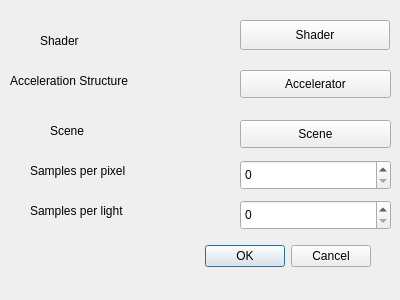
<?xml version="1.0" encoding="UTF-8"?>
<ui version="4.0">
 <class>Config</class>
 <widget class="QDialog" name="Config">
  <property name="geometry">
   <rect>
    <x>0</x>
    <y>0</y>
    <width>400</width>
    <height>300</height>
   </rect>
  </property>
  <property name="windowTitle">
   <string>Dialog</string>
  </property>
  <widget class="QDialogButtonBox" name="buttonBox">
   <property name="geometry">
    <rect>
     <x>30</x>
     <y>240</y>
     <width>341</width>
     <height>32</height>
    </rect>
   </property>
   <property name="orientation">
    <enum>Qt::Horizontal</enum>
   </property>
   <property name="standardButtons">
    <set>QDialogButtonBox::Cancel|QDialogButtonBox::Ok</set>
   </property>
  </widget>
  <widget class="QToolButton" name="shaderButton">
   <property name="geometry">
    <rect>
     <x>240</x>
     <y>20</y>
     <width>150</width>
     <height>30</height>
    </rect>
   </property>
   <property name="acceptDrops">
    <bool>false</bool>
   </property>
   <property name="text">
    <string>Shader</string>
   </property>
   <property name="autoRepeatDelay">
    <number>300</number>
   </property>
   <property name="autoRepeatInterval">
    <number>100</number>
   </property>
   <property name="popupMode">
    <enum>QToolButton::InstantPopup</enum>
   </property>
  </widget>
  <widget class="QLabel" name="shaderLabel">
   <property name="geometry">
    <rect>
     <x>40</x>
     <y>30</y>
     <width>61</width>
     <height>21</height>
    </rect>
   </property>
   <property name="text">
    <string>Shader</string>
   </property>
  </widget>
  <widget class="QLabel" name="acceleratorLabel">
   <property name="geometry">
    <rect>
     <x>10</x>
     <y>70</y>
     <width>191</width>
     <height>21</height>
    </rect>
   </property>
   <property name="text">
    <string>Acceleration Structure</string>
   </property>
  </widget>
  <widget class="QToolButton" name="acceleratorButton">
   <property name="geometry">
    <rect>
     <x>240</x>
     <y>70</y>
     <width>151</width>
     <height>28</height>
    </rect>
   </property>
   <property name="text">
    <string>Accelerator</string>
   </property>
   <property name="popupMode">
    <enum>QToolButton::InstantPopup</enum>
   </property>
  </widget>
  <widget class="QLabel" name="sceneLabel">
   <property name="geometry">
    <rect>
     <x>50</x>
     <y>120</y>
     <width>61</width>
     <height>21</height>
    </rect>
   </property>
   <property name="text">
    <string>Scene</string>
   </property>
  </widget>
  <widget class="QToolButton" name="sceneButton">
   <property name="geometry">
    <rect>
     <x>240</x>
     <y>120</y>
     <width>151</width>
     <height>28</height>
    </rect>
   </property>
   <property name="text">
    <string>Scene</string>
   </property>
   <property name="popupMode">
    <enum>QToolButton::InstantPopup</enum>
   </property>
  </widget>
  <widget class="QSpinBox" name="sppSpinBox">
   <property name="geometry">
    <rect>
     <x>240</x>
     <y>160</y>
     <width>151</width>
     <height>30</height>
    </rect>
   </property>
  </widget>
  <widget class="QLabel" name="sppLabel">
   <property name="geometry">
    <rect>
     <x>30</x>
     <y>160</y>
     <width>161</width>
     <height>21</height>
    </rect>
   </property>
   <property name="text">
    <string>Samples per pixel</string>
   </property>
  </widget>
  <widget class="QLabel" name="splLabel">
   <property name="geometry">
    <rect>
     <x>30</x>
     <y>200</y>
     <width>161</width>
     <height>21</height>
    </rect>
   </property>
   <property name="text">
    <string>Samples per light</string>
   </property>
  </widget>
  <widget class="QSpinBox" name="splSpinBox">
   <property name="geometry">
    <rect>
     <x>240</x>
     <y>200</y>
     <width>151</width>
     <height>30</height>
    </rect>
   </property>
  </widget>
 </widget>
 <resources/>
 <connections>
  <connection>
   <sender>buttonBox</sender>
   <signal>accepted()</signal>
   <receiver>Config</receiver>
   <slot>accept()</slot>
   <hints>
    <hint type="sourcelabel">
     <x>248</x>
     <y>254</y>
    </hint>
    <hint type="destinationlabel">
     <x>157</x>
     <y>274</y>
    </hint>
   </hints>
  </connection>
  <connection>
   <sender>buttonBox</sender>
   <signal>rejected()</signal>
   <receiver>Config</receiver>
   <slot>reject()</slot>
   <hints>
    <hint type="sourcelabel">
     <x>316</x>
     <y>260</y>
    </hint>
    <hint type="destinationlabel">
     <x>286</x>
     <y>274</y>
    </hint>
   </hints>
  </connection>
  <connection>
   <sender>shaderButton</sender>
   <signal>triggered(QAction*)</signal>
   <receiver>Config</receiver>
   <slot>selected_shader(QAction*)</slot>
   <hints>
    <hint type="sourcelabel">
     <x>85</x>
     <y>75</y>
    </hint>
    <hint type="destinationlabel">
     <x>199</x>
     <y>149</y>
    </hint>
   </hints>
  </connection>
  <connection>
   <sender>acceleratorButton</sender>
   <signal>triggered(QAction*)</signal>
   <receiver>Config</receiver>
   <slot>selected_accelerator(QAction*)</slot>
   <hints>
    <hint type="sourcelabel">
     <x>314</x>
     <y>113</y>
    </hint>
    <hint type="destinationlabel">
     <x>199</x>
     <y>149</y>
    </hint>
   </hints>
  </connection>
  <connection>
   <sender>sceneButton</sender>
   <signal>triggered(QAction*)</signal>
   <receiver>Config</receiver>
   <slot>selected_scene(QAction*)</slot>
   <hints>
    <hint type="sourcelabel">
     <x>315</x>
     <y>153</y>
    </hint>
    <hint type="destinationlabel">
     <x>199</x>
     <y>149</y>
    </hint>
   </hints>
  </connection>
  <connection>
   <sender>sppSpinBox</sender>
   <signal>valueChanged(int)</signal>
   <receiver>Config</receiver>
   <slot>selected_spp(int)</slot>
   <hints>
    <hint type="sourcelabel">
     <x>315</x>
     <y>174</y>
    </hint>
    <hint type="destinationlabel">
     <x>199</x>
     <y>149</y>
    </hint>
   </hints>
  </connection>
  <connection>
   <sender>splSpinBox</sender>
   <signal>valueChanged(int)</signal>
   <receiver>Config</receiver>
   <slot>selected_spl(int)</slot>
   <hints>
    <hint type="sourcelabel">
     <x>315</x>
     <y>214</y>
    </hint>
    <hint type="destinationlabel">
     <x>199</x>
     <y>149</y>
    </hint>
   </hints>
  </connection>
 </connections>
 <slots>
  <slot>selected_shader(QAction*)</slot>
  <slot>selected_accelerator(QAction*)</slot>
  <slot>selected_scene(QAction*)</slot>
  <slot>selected_spp(int)</slot>
  <slot>selected_spl(int)</slot>
 </slots>
</ui>
